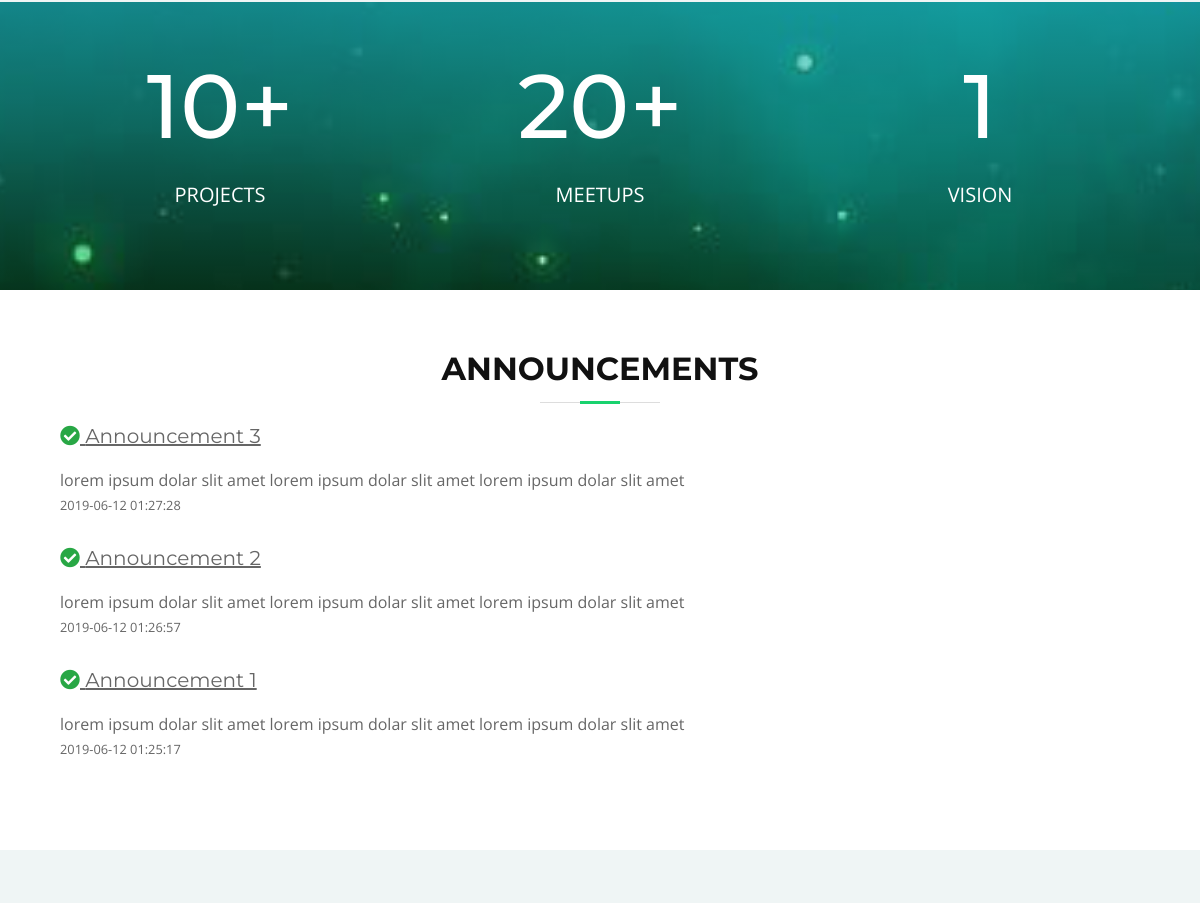
Before: / (middle part) with the older database file.
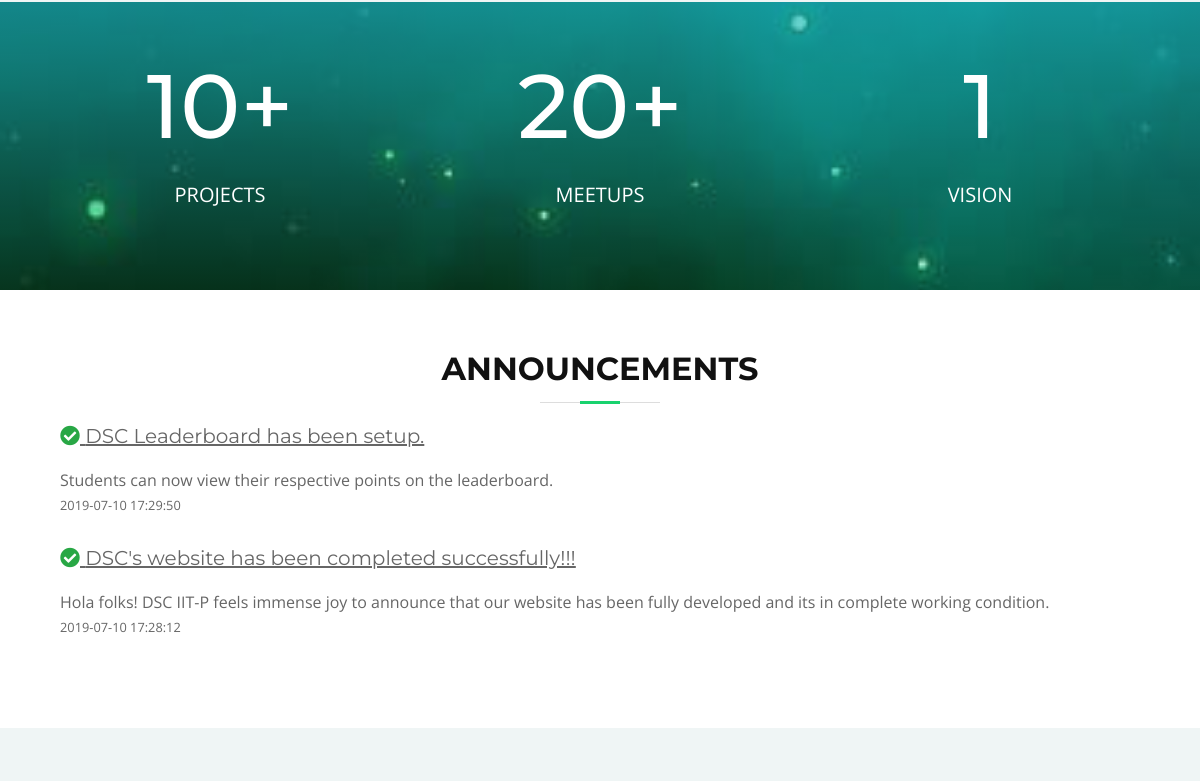
After: the same page with the newer database file.
### tables this page shows
CREATE TABLE `announcements` (
  `id` int(11) NOT NULL,
  `title` varchar(255) NOT NULL,
  `description` varchar(900) NOT NULL,
  `date` datetime NOT NULL DEFAULT CURRENT_TIMESTAMP
);

### index.php (the view, shortened to what this page needs)
<?php
  require('config/db.php');
  $query = 'SELECT * FROM announcements ORDER BY date DESC';
  $result = mysqli_query($mysqli, $query);
  $announcements = mysqli_fetch_all($result, MYSQLI_ASSOC);
?>
<!DOCTYPE html>
<html lang="en">
<head>
  <link href="lib/bootstrap/css/bootstrap.min.css" rel="stylesheet">
  <link href="lib/animate/animate.min.css" rel="stylesheet">
  <link href="lib/font-awesome/css/font-awesome.min.css" rel="stylesheet">
  <link href="lib/ionicons/css/ionicons.min.css" rel="stylesheet">
  <link href="lib/magnific-popup/magnific-popup.css" rel="stylesheet">
  <link rel="stylesheet" href="https://use.fontawesome.com/releases/v5.8.2/css/all.css">
  <link href="css/style.css?version=1" rel="stylesheet">
<link rel="stylesheet" href="https://cdnjs.cloudflare.com/ajax/libs/font-awesome/4.7.0/css/font-awesome.min.css">
</head>
<body>
  <section id="intro">
    <div class="intro-text">
    </div>
  </section>
  <main id="main">
    <section id="call-to-action">
      <div class="container">
        <div class="row">
          <div class="col-lg-4 col-md-4 col-sm-4 col-xs-4 text-center ">
            <h3 class="cta-title">10+</h3>
            <p class="cta-text">PROJECTS </p>
          </div>
          <div class="col-lg-4 col-md-4 col-sm-4 col-xs-4 text-center ">
            <h3 class="cta-title">20+</h3>
            <p class="cta-text">MEETUPS</p>
          </div>
          <div class="col-lg-4 col-md-4 col-sm-4 col-xs-4 text-center ">
            <h3 class="cta-title">1</h3>
            <p class="cta-text">VISION</p>
          </div>
        </div>
      </div>
    </section>
    <section id="features">
      <div class="container wow fadeInRight">
        <h3 class="text-center announcement-header" style="text-decoration">Announcements</h3>
        <?php foreach ($announcements as $announcement) : ?>
          <div class="container">
            <h5 style="text-decoration: underline"><i class='fas fa-check-circle text-success'></i> <?php echo $announcement['title']?></h5>
            <p><?php echo $announcement['description'] ?> <br>
            <small><?php echo $announcement['date'] ?></small>
            </p>
          </div>
        <?php endforeach; ?>
      </div>
    </section>
    <section id="advanced-features">
      <div class="features-row section-bg">
      </div>
    </section>
</body>
</html>

Changed rows visible on the page:
removed announcements: title "Announcement 3", description "lorem ipsum dolar slit amet lorem ipsum dolar slit amet lorem ipsum dolar slit amet", date "2019-06-12 01:27:28"
removed announcements: title "Announcement 2", description "lorem ipsum dolar slit amet lorem ipsum dolar slit amet lorem ipsum dolar slit amet", date "2019-06-12 01:26:57"
removed announcements: title "Announcement 1", description "lorem ipsum dolar slit amet lorem ipsum dolar slit amet lorem ipsum dolar slit amet", date "2019-06-12 01:25:17"
added announcements: title "DSC Leaderboard has been setup.", description "Students can now view their respective points on the leaderboard.", date "2019-07-10 17:29:50"
added announcements: title "DSC's website has been completed successfully!!!", description "Hola folks! DSC IIT-P feels immense joy to announce that our website has been fully developed and its in complete working condition.", date "2019-07-10 17:28:12"
